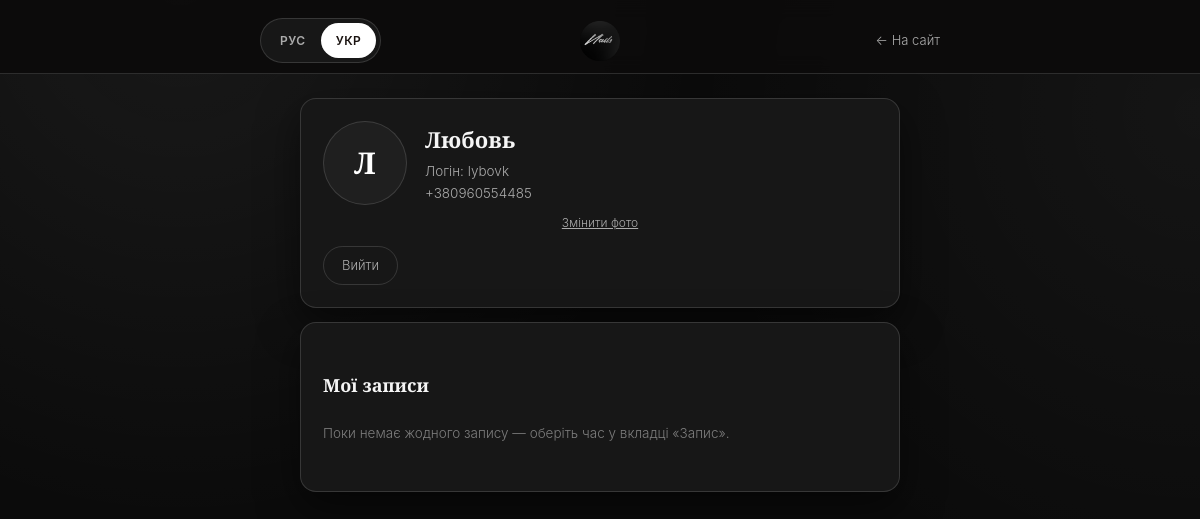
Page /profile.php?lang=ua (signed in) on the committed database.
### tables this page shows
CREATE TABLE site_users (
            id               INTEGER PRIMARY KEY AUTOINCREMENT,
            full_name        TEXT NOT NULL,
            login            TEXT NOT NULL,
            login_lower      TEXT NOT NULL UNIQUE,
            phone            TEXT NOT NULL,
            password_hash    TEXT NOT NULL,
            is_admin         INTEGER NOT NULL DEFAULT 0,
            remember_token   TEXT,
            remember_expires TEXT,
            created_at       TEXT NOT NULL DEFAULT CURRENT_TIMESTAMP
        , avatar_path TEXT);

### includes/lang.php (called while the page is built, shortened)
<?php
function currentLang(): string
{
    return $_SESSION['lang'] ?? 'ru';
}
function t(string $key)
{
    $lang = currentLang();
    return $GLOBALS['TRANSLATIONS'][$lang][$key] ?? $GLOBALS['TRANSLATIONS']['ru'][$key] ?? $key;
}

### includes/functions.php (called while the page is built, shortened)
<?php
function e(string $value): string
{
    return htmlspecialchars($value, ENT_QUOTES, 'UTF-8');
}
function isAdmin(): bool
{
    return false;
}
function currentSiteUser(): ?array
{
    static $cached = null;
    static $checked = false;
    if ($checked) {
        return $cached;
    }
    $checked = true;
    $pdo = getDB();
    if (!empty($_SESSION['site_user_id'])) {
        $stmt = $pdo->prepare('SELECT * FROM site_users WHERE id = ?');
        $stmt->execute([$_SESSION['site_user_id']]);
        $user = $stmt->fetch();
        if ($user) {
            $cached = $user;
            return $cached;
        }
    }
    return null;
}
function isSiteUser(): bool
{
    return currentSiteUser() !== null;
}
function requireSiteAccess(string $loginUrl): void
{
    if (!isAdmin() && !isSiteUser()) {
        $next = $_SERVER['REQUEST_URI'] ?? '';
        $suffix = $next !== '' && $next !== '/' ? ('?next=' . urlencode($next)) : '';
        header('Location: ' . $loginUrl . $suffix);
        exit;
    }
}
function bookingsForUser(int $userId): array
{
    $pdo = getDB();
    $stmt = $pdo->prepare('SELECT * FROM bookings WHERE user_id = ? ORDER BY created_at DESC');
    $stmt->execute([$userId]);
    return $stmt->fetchAll();
}
function siteUserAvatarPath(array $siteUser): ?string
{
    $path = $siteUser['avatar_path'] ?? null;
    return ($path && $path !== '') ? $path : null;
}

### profile.php (the view, shortened to what this page needs)
<?php
require __DIR__ . '/config.php';
require __DIR__ . '/includes/functions.php';
require __DIR__ . '/includes/lang.php';
requireSiteAccess('login.php');
$__siteUser = currentSiteUser();
$lang = currentLang();
$avatarPath = siteUserAvatarPath($__siteUser);
$bookings = bookingsForUser((int)$__siteUser['id']);
?>
<!DOCTYPE html>
<html lang="<?= e($lang) ?>">
<head>
<link rel="stylesheet" href="assets/css/style.css?v=<?= filemtime(__DIR__ . '/assets/css/style.css') ?>">
</head>
<body>
<header class="topbar">
  <div class="container topbar-row">
    <div class="lang-switch">
      <a href="?lang=ru" class="<?= $lang === 'ru' ? 'active' : '' ?>">РУС</a>
      <a href="?lang=ua" class="<?= $lang === 'ua' ? 'active' : '' ?>">УКР</a>
    </div>
    <a href="index.php" class="site-logo" aria-hidden="true" tabindex="-1">
      <img src="assets/img/social/nails.png" alt="">
    </a>
    <a href="index.php" class="profile-page-back-link" style="justify-self:end; font-size:13px; color:var(--ink-soft); text-decoration:none;"><?= e(t('profile_back_to_site')) ?></a>
  </div>
</header>
<main class="container" style="max-width:640px; padding-top:24px; padding-bottom:60px;">
  <div class="card">
    <div class="profile-page-head">
      <div class="profile-page-avatar-wrap">
        <?php if ($avatarPath): ?>
          <img src="<?= e($avatarPath) ?>" alt="" class="profile-page-avatar-img">
        <?php else: ?>
          <span class="profile-page-avatar-fallback"><?= e(mb_strtoupper(mb_substr($__siteUser['full_name'], 0, 1))) ?></span>
        <?php endif; ?>
      </div>
      <div>
        <div class="profile-page-name"><?= e($__siteUser['full_name']) ?></div>
        <div class="profile-page-meta">
          <?= e(t('profile_login_label')) ?> <?= e($__siteUser['login']) ?><br>
          <?= e($__siteUser['phone']) ?>
        </div>
      </div>
    </div>
    <form action="update_avatar.php" method="post" enctype="multipart/form-data" id="profileAvatarForm">
      <label class="profile-page-avatar-edit" for="profileAvatarInput"><?= e(t('profile_change_photo')) ?></label>
    </form>
    <a href="logout.php" class="profile-page-logout"><?= e(t('profile_logout')) ?></a>
  </div>
  <div class="card">
    <div class="booking-history-title"><?= e(t('profile_bookings_title')) ?></div>
    <?php if (!$bookings): ?>
      <p class="profile-empty-state"><?= e(t('profile_no_bookings')) ?></p>
    <?php endif; ?>
  </div>
</main>
</body>
</html>

### assets/css/style.css (style rules this page uses)
:root { --bg: #0b0b0b; --bg-soft: #141414; --surface: #171717; --surface-2: #1f1f1f; --ink: #f5f5f5; --ink-soft: #ababab; --ink-faint: #7d7d7d; --primary: #ffffff; --primary-soft: rgba(255, 255, 255, .12); --primary-dark: #d6d6d6; --star-gold: #ffc94d; --line: rgba(245, 245, 245, .14); --line-strong: rgba(245, 245, 245, .28); --radius: 16px; --radius-sm: 10px; --shadow: 0 16px 40px rgba(0, 0, 0, .5); }
* { box-sizing: border-box; }
html { scroll-behavior: smooth; }
body { margin: 0; background: var(--bg); background-image: radial-gradient(circle at 15% 0%, rgba(255, 255, 255, .06), transparent 45%), radial-gradient(circle at 100% 20%, rgba(255, 255, 255, .04), transparent 40%); color: var(--ink); font-family: 'Jost', -apple-system, sans-serif; font-weight: 300; line-height: 1.6; -webkit-font-smoothing: antialiased; }
a { color: inherit; }
.container { max-width: 720px; margin: 0 auto; padding: 0 20px; }
.topbar { position: sticky; top: 0; z-index: 20; background: rgba(13, 11, 11, .92); backdrop-filter: blur(10px); padding: 18px 0 10px; border-bottom: 1px solid var(--line); }
.topbar-row { display: grid; grid-template-columns: 1fr auto 1fr; align-items: center; gap: 14px; }
.site-logo { display: flex; justify-content: center; align-items: center; text-decoration: none; }
.site-logo img { height: 40px; width: auto; max-width: 120px; object-fit: contain; display: block; }
.lang-switch { display: inline-flex; background: var(--surface); border-radius: 999px; padding: 4px; border: 1px solid var(--line); justify-self: start; }
.lang-switch a { padding: 8px 15px; border-radius: 999px; font-size: 12px; font-weight: 600; letter-spacing: .04em; text-decoration: none; color: var(--ink-soft); transition: background .2s ease, color .2s ease; }
.lang-switch a.active { background: var(--primary); color: #1a1310; }
.profile-page-head { display: flex; align-items: center; gap: 18px; margin-bottom: 8px; }
.profile-page-avatar-wrap { position: relative; flex-shrink: 0; }
.profile-page-avatar-img, .profile-page-avatar-fallback { width: 84px; height: 84px; border-radius: 50%; object-fit: cover; display: flex; align-items: center; justify-content: center; font-family: 'Playfair Display', Georgia, serif; font-weight: 700; font-size: 30px; color: var(--primary); background: var(--surface-2); border: 1px solid var(--line); }
.profile-page-avatar-edit { display: block; margin-top: 8px; font-size: 12px; color: var(--ink-soft); text-decoration: underline; cursor: pointer; text-align: center; }
.profile-page-name { font-family: 'Playfair Display', Georgia, serif; font-weight: 700; font-size: 22px; margin-bottom: 4px; }
.profile-page-meta { font-size: 13.5px; color: var(--ink-soft); line-height: 1.6; }
.profile-page-logout { display: inline-block; margin-top: 14px; font-size: 13px; color: var(--ink-soft); text-decoration: none; border: 1px solid var(--line); border-radius: 999px; padding: 8px 18px; }
.booking-history-title { font-family: 'Playfair Display', Georgia, serif; font-size: 18px; font-weight: 700; margin: 26px 0 12px; }
.profile-empty-state { color: var(--ink-faint); font-size: 13.5px; padding: 10px 0; }
.card { background: var(--surface); border: 1px solid var(--line); border-radius: var(--radius); padding: 22px; margin-bottom: 14px; box-shadow: var(--shadow); }

### rows in the picture
site_users: full_name "Л", full_name "Любовь", login "lybovk", phone "+380960554485"

### other values in the picture
t('profile_back_to_site') "← На сайт"
t('profile_login_label') "Логін:"
t('profile_change_photo') "Змінити фото"
t('profile_logout') "Вийти"
t('profile_bookings_title') "Мої записи"
t('profile_no_bookings') "Поки немає жодного запису — оберіть час у вкладці «Запис»."
